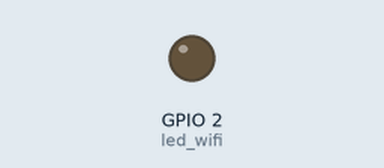
The sketch below on a simulated ESP32. On the bench: output pins drawn as LEDs (lit = HIGH). WiFi joins after 1.5 s; servers stay silent unless stated; what the sketch prints to the serial monitor is not drawn.

Above: at 0.1 s.
At 1.6 s:
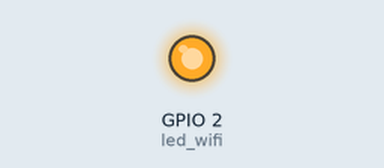
Timing chart, 0 to 3.1 s (numbered marks = the images above):
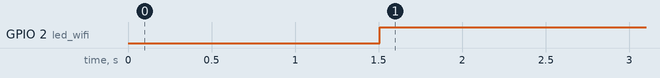

Measured:
- by itself, GPIO 2 (led_wifi): LOW → HIGH at 1.5 s

The sketch:

WifiConnection.ino
```cpp
/*
  * Link pra incluir a placa ESP32 Dev Module
  * https://raw.githubusercontent.com/espressif/arduino-esp32/gh-pages/package_esp32_index.json
  *
*/


#include <WiFi.h>  // Inclui a biblioteca Wi-Fi para Arduino

#define WIFI_SSID "********"     // Define o nome da rede Wi-Fi (SSID)
#define WIFI_PASSWORD "********"  // Define a senha da rede Wi-Fi

int led_wifi = 2;  // Define o pino do LED que será usado para indicar o status da conexão Wi-Fi

void connectToWifi() {
  Serial.println("Conectando ao Wifi...");
  WiFi.begin(WIFI_SSID, WIFI_PASSWORD);  // Inicia a conexão passando SSID e PASSWORD

  // Aguarda a conexão com a rede
  while (WiFi.status() != WL_CONNECTED) {
    delay(100);
    Serial.println("Conectando…");
  }

  Serial.println(WiFi.localIP());  // IP local atribuído ao dispositivo
}

void verifyWifi() {

  // Verifica se o dispositivo está conectado à rede Wi-Fi
  if (WiFi.status() != WL_CONNECTED) {
    Serial.print("Tentando conectar");  // Não conectado => Define o LED como LOW (apagado)
    digitalWrite(led_wifi, LOW);
  } else {
    digitalWrite(led_wifi, HIGH);  // Conectado => define o LED como HIGH (aceso)
  }
}

void setup() {
  pinMode(led_wifi, OUTPUT);  // Configura o pino do LED como saída
  Serial.begin(115200);       // Inicia a comunicação serial a uma taxa de 115200 bps (bits por segundo)
  connectToWifi();            // Chama a função para conectar-se à rede Wi-Fi no início do programa
}

void loop() {
  verifyWifi();  // Verifica o status da conexão Wi-Fi em loop
}
```
